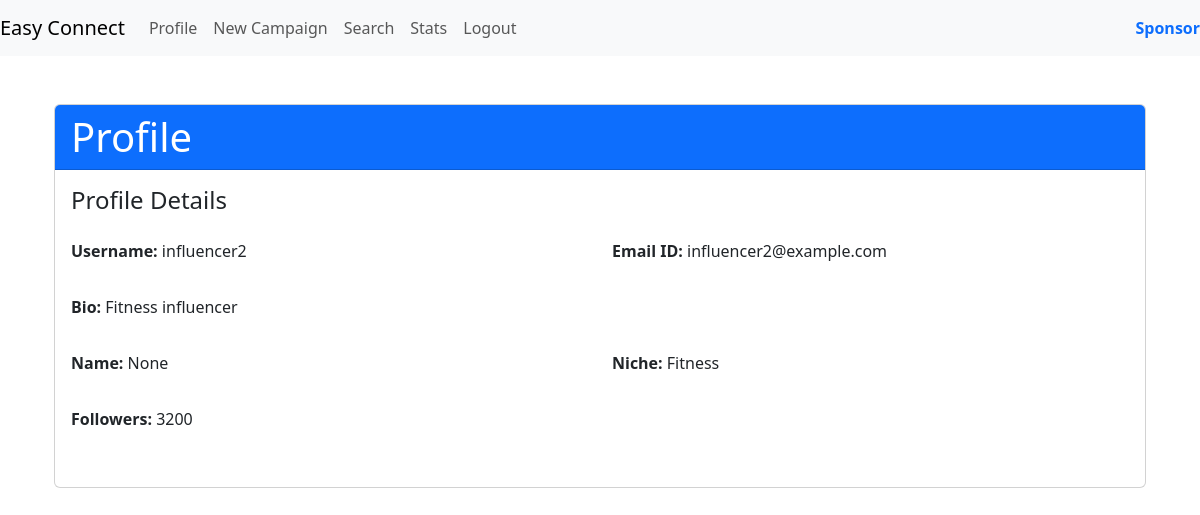
Page /profile/7 (signed in) on the committed database.
### models.py (models this page shows)
class User(db.Model):
    __tablename__ = 'user'
    id = db.Column(db.Integer, primary_key=True, autoincrement=True)
    role_id = db.Column(db.Integer, db.ForeignKey('user_role.role_id'), nullable=False)
    username = db.Column(db.String(32), nullable=False, unique=True)
    email_id = db.Column(db.String(64),  nullable=False)
    password = db.Column(db.String(64), nullable=False)
    is_flagged = db.Column(db.Boolean ,default=False)
    role = db.relationship('UserRole', backref=db.backref('users', lazy=True))

class InfluencerProfile(db.Model):
    __tablename__ = 'influencer_profile'
    influencer_id = db.Column(db.Integer, primary_key=True, autoincrement=True)
    id = db.Column(db.Integer, db.ForeignKey('user.id'), nullable=False)
    name = db.Column(db.String(64), nullable=True)
    niche = db.Column(db.String(32))
    followers = db.Column(db.Integer)
    bio = db.Column(db.String(256))
    user = db.relationship('User', backref=db.backref('influencer_profiles', lazy=True))

### routes.py (the view)
@app.route('/profile/<int:user_id>', methods=['GET'])
@auth_rep
def view_profile(user_id):
    user = User.query.get(user_id)
    if user.role_id == 3:  # Influencer
        profile = InfluencerProfile.query.filter_by(id=user_id).first_or_404()
    elif user.role_id == 2:  # Sponsor
        profile = Sponsor.query.filter_by(id=user_id).first_or_404()
    else:
        profile = None
        flash('User role not recognized.', 'danger')
    return render_template('profile.html', user=user, profile=profile, role_id=user.role_id)

### routes.py (called while the page is built)
def auth_rep(func):
    @wraps(func)
    def inner(*args,**kwargs):
        if 'user_id' in session:
            user = User.query.get(session['user_id'])
            if user.is_flagged:
                flash('Your account is flagged and cannot perform this action.', 'error')
                return redirect(url_for('login'))
            return func(*args,**kwargs)
        else:
            flash('You are not logged in,Please login to proceed','error')
            return redirect(url_for('login'))
    return inner

### templates/profile.html (shortened to what this page needs)
{% extends 'layout.html' %}
{% block content %}
<div class="container">
    <div class="card mt-5">
        <div class="card-header bg-primary text-white">
            <h1 class="display-6 mb-0">Profile</h1>
        </div>
        <div class="card-body">
            <h4 class="mb-4">Profile Details</h4>
            <div class="row mb-3">
                <div class="col-md-6">
                    <p><strong>Username:</strong> {{ user.username }}</p>
                </div>
                <div class="col-md-6">
                    <p><strong>Email ID:</strong> {{ user.email_id }}</p>
                </div>
            </div>
            <div class="row mb-3">
                <div class="col-md-12">
                    <p><strong>Bio:</strong> {{ profile.bio }}</p>
                </div>
            </div>
            {% if role_id == 3 %}
                <div class="row mb-3">
                    <div class="col-md-6">
                        <p><strong>Name:</strong> {{ profile.name }}</p>
                    </div>
                    <div class="col-md-6">
                        <p><strong>Niche:</strong> {{ profile.niche }}</p>
                    </div>
                </div>
                <div class="row mb-3">
                    <div class="col-md-6">
                        <p><strong>Followers:</strong> {{ profile.followers }}</p>
                    </div>
                </div>
            {% endif %}
        </div>
    </div>
</div>
{% endblock %}

### rows in the picture
User: username "influencer2", email_id "influencer2@example.com"
InfluencerProfile: bio "Fitness influencer", name "None", niche "Fitness", followers "3200"
